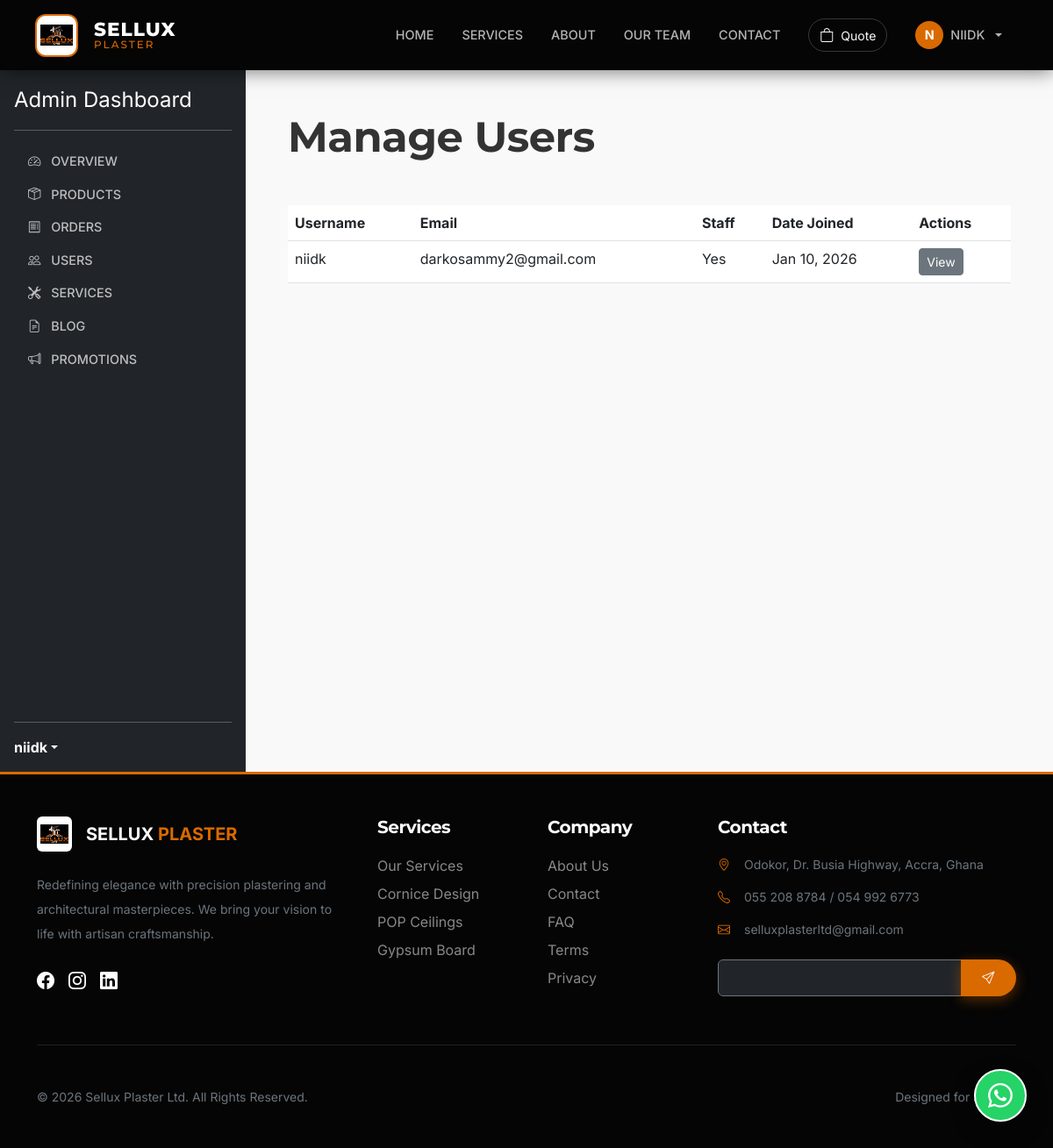
Screenshot of /dashboard/admin/users/ (signed in) with the database file from the repository.
### accounts/models.py (models this page shows, shortened)
class CustomUser(AbstractUser):
    phone = models.CharField(max_length=30, blank=True)
    profile_image = models.ImageField(upload_to='profiles/', blank=True, null=True)
    bio = models.TextField(blank=True)

### dashboard/views.py (the view)
# urls.py: path('admin/users/', UserListView.as_view(), name='user_list'),
class UserListView(UserPassesTestMixin, ListView):
    model = User
    template_name = 'dashboard/user_list.html'
    context_object_name = 'users'
    def test_func(self):
        return self.request.user.is_staff

### cart/cart.py (called while the page is built)
    def __len__(self):
        return sum(item['quantity'] for item in self.cart.values())

### core/context_processors.py (called while the page is built)
def brand_context(request):
    return {
        'brand': get_brand_info()
    }

def cart_context(request):
    return {'cart': Cart(request)}

def promotions_context(request):
    promotion = Promotion.objects.filter(is_active=True).first()
    return {'active_promotion': promotion}

### core/utils.py (called while the page is built)
def get_brand_info():
    return {
        'company_name': 'Sellux Plaster Ltd',
        'slogan': 'Home of Affordable Luxury',
        'address': 'Odokor, Dr. Busia Highway, Accra, Ghana',
        'phone_primary': '055 208 8784',
        'phone_secondary': '054 992 6773',
        'email': 'selluxplasterltd@gmail.com',
        'whatsapp': '233549926773',
    }

### templates/dashboard/user_list.html
{% extends 'dashboard/admin_dashboard.html' %}
{% block admin_content %}
<h1 class="display-5 fw-bold mb-5">Manage Users</h1>
<table class="table">
    <thead>
        <tr>
            <th>Username</th>
            <th>Email</th>
            <th>Staff</th>
            <th>Date Joined</th>
            <th>Actions</th>
        </tr>
    </thead>
    <tbody>
        {% for user_obj in users %}
            <tr>
                <td>{{ user_obj.username }}</td>
                <td>{{ user_obj.email }}</td>
                <td>{% if user_obj.is_staff %}Yes{% else %}No{% endif %}</td>
                <td>{{ user_obj.date_joined|date:"M d, Y" }}</td>
                <td>
                    <a href="{% url 'dashboard:user_detail' user_obj.pk %}" class="btn btn-sm btn-secondary">View</a>
                </td>
            </tr>
        {% endfor %}
    </tbody>
</table>
{% endblock admin_content %}

### templates/dashboard/admin_dashboard.html (shortened to what this page needs)
{% extends 'base.html' %}
{% load static %}
{% block content %}
<div class="d-flex">
    <div class="d-flex flex-column flex-shrink-0 p-3 text-white bg-dark" style="width: 280px; height: 100vh;">
        <a href="{% url 'dashboard:admin_home' %}" class="d-flex align-items-center mb-3 mb-md-0 me-md-auto text-white text-decoration-none">
            <span class="fs-4">Admin Dashboard</span>
        </a>
        <hr>
        <ul class="nav nav-pills flex-column mb-auto">
            <li class="nav-item">
                <a href="{% url 'dashboard:admin_intel' %}" class="nav-link text-white" aria-current="page">
                    <i class="bi bi-speedometer2 me-2"></i>
                    Overview
                </a>
            </li>
            <li>
                <a href="{% url 'dashboard:product_list' %}" class="nav-link text-white">
                    <i class="bi bi-box-seam me-2"></i>
                    Products
                </a>
            </li>
            <li>
                <a href="{% url 'dashboard:order_list' %}" class="nav-link text-white">
                    <i class="bi bi-receipt me-2"></i>
                    Orders
                </a>
            </li>
            <li>
                <a href="{% url 'dashboard:user_list' %}" class="nav-link text-white">
                    <i class="bi bi-people me-2"></i>
                    Users
                </a>
            </li>
            <li>
                <a href="{% url 'dashboard:service_list' %}" class="nav-link text-white">
                    <i class="bi bi-tools me-2"></i>
                    Services
                </a>
            </li>
            <li>
                <a href="{% url 'dashboard:blog_post_list' %}" class="nav-link text-white">
                    <i class="bi bi-file-earmark-text me-2"></i>
                    Blog
                </a>
            </li>
            <li>
                <a href="{% url 'dashboard:promotion_list' %}" class="nav-link text-white">
                    <i class="bi bi-megaphone me-2"></i>
                    Promotions
                </a>
            </li>
        </ul>
        <hr>
        <div class="dropdown">
            <a href="#" class="d-flex align-items-center text-white text-decoration-none dropdown-toggle" id="dropdownUser1" data-bs-toggle="dropdown" aria-expanded="false">
                <strong>{{ user.username }}</strong>
            </a>
        </div>
    </div>
    <div class="flex-grow-1 p-5">
        {% block admin_content %}{% endblock admin_content %}
    </div>
</div>
{% endblock content %}

### templates/base.html (shortened to what this page needs)
{% load static %}
<!DOCTYPE html>
<html lang="en">
<head>
    <link href="https://cdn.jsdelivr.net/npm/bootstrap@5.3.0/dist/css/bootstrap.min.css" rel="stylesheet">
    <link rel="stylesheet" href="https://cdn.jsdelivr.net/npm/bootstrap-icons@1.10.5/font/bootstrap-icons.css">
    <link rel="stylesheet" href="https://cdnjs.cloudflare.com/ajax/libs/animate.css/4.1.1/animate.min.css"/>
</head>
<body class="d-flex flex-column min-vh-100">
<nav class="navbar navbar-expand-lg sticky-top">
    <div class="container navbar-container">
        <a class="navbar-brand me-auto" href="/">
            <div class="logo-wrapper">
                <img src="{% static 'images/logo.png' %}" alt="Sellux Logo">
            </div>
            <div class="brand-text ms-2">
                <span>SELLUX</span>
                <span>PLASTER</span>
            </div>
        </a>
        <div class="collapse navbar-collapse" id="navbarNav">
            <ul class="navbar-nav ms-auto align-items-center">
                <li class="nav-item"><a class="nav-link" href="/">Home</a></li>
                <li class="nav-item"><a class="nav-link" href="{% url 'services:service_list' %}">Services</a></li>
                <li class="nav-item"><a class="nav-link" href="{% url 'about:about' %}">About</a></li>
                <li class="nav-item"><a class="nav-link" href="{% url 'team:team_list' %}">Our Team</a></li>
                <li class="nav-item"><a class="nav-link" href="{% url 'contact:contact_us' %}">Contact</a></li>
                <li class="nav-item d-none d-lg-block ms-3">
                    <a href="{% url 'cart:cart_detail' %}" class="btn btn-outline-light rounded-pill position-relative d-flex align-items-center gap-2" style="border-color: rgba(255,255,255,0.2);">
                        <i class="bi bi-bag"></i>
                        <span class="small">Quote</span>
                    </a>
                </li>
                {% if user.is_authenticated %}
                <li class="nav-item dropdown ms-lg-3">
                    <a class="nav-link dropdown-toggle d-flex align-items-center gap-2" href="#" role="button" data-bs-toggle="dropdown">
                        {% if user.profile_image %}
                        <img src="{{ user.profile_image.url }}" class="rounded-circle border border-secondary" style="width: 32px; height: 32px; object-fit: cover;">
                        {% else %}
                        <div class="rounded-circle bg-primary text-white d-flex align-items-center justify-content-center fw-bold" style="width: 32px; height: 32px;">
                            {{ user.username|slice:":1"|upper }}
                        </div>
                        {% endif %}
                        <span class="d-lg-none d-xl-inline">{{ user.username }}</span>
                    </a>
                </li>
                {% else %}
                <li class="nav-item ms-lg-3 d-flex gap-2 mt-3 mt-lg-0">
                    <a class="nav-link" href="{% url 'accounts:login' %}">Login</a>
                    <a class="btn btn-primary text-white" href="{% url 'accounts:register' %}">Get Started</a>
                </li>
                {% endif %}
            </ul>
        </div>
    </div>
</nav>
<a href="https://wa.me/233549926773?text=Hello%20Sellux%20Plaster,%20I'm%20interested%20in%20your%20services." class="whatsapp-float" target="_blank">
    <i class="bi bi-whatsapp"></i>
</a>
<main class="flex-shrink-0">
    {% block content %}{% endblock content %}
</main>
<footer class="footer py-5 mt-auto">
    <div class="container">
        <div class="row g-5">
            <div class="col-lg-4">
                <div class="d-flex align-items-center mb-4">
                    <div class="bg-white p-1 rounded" style="width: 40px; height: 40px;">
                        <img src="{% static 'images/logo.png' %}" alt="Logo" style="width: 100%; height: 100%; object-fit: contain;">
                    </div>
                    <span class="ms-3 text-white fw-bold fs-5">SELLUX <span class="text-primary">PLASTER</span></span>
                </div>
                <p class="text-secondary small lh-lg">Redefining elegance with precision plastering and architectural masterpieces. We bring your vision to life with artisan craftsmanship.</p>
                <div class="d-flex gap-3 mt-4">
                    <a href="#" class="text-white hover-primary"><i class="bi bi-facebook fs-5"></i></a>
                    <a href="#" class="text-white hover-primary"><i class="bi bi-instagram fs-5"></i></a>
                    <a href="#" class="text-white hover-primary"><i class="bi bi-linkedin fs-5"></i></a>
                </div>
            </div>
            <div class="col-lg-2 col-6">
                <h5 class="footer-heading">Services</h5>
                <ul class="list-unstyled d-flex flex-column gap-2">
                    <li><a href="{% url 'services:service_list' %}" class="footer-link">Our Services</a></li>
                    <li><a href="#" class="footer-link">Cornice Design</a></li>
                    <li><a href="#" class="footer-link">POP Ceilings</a></li>
                    <li><a href="#" class="footer-link">Gypsum Board</a></li>
                </ul>
            </div>
            <div class="col-lg-2 col-6">
                <h5 class="footer-heading">Company</h5>
                <ul class="list-unstyled d-flex flex-column gap-2">
                    <li><a href="{% url 'pages:about' %}" class="footer-link">About Us</a></li>
                    <li><a href="{% url 'contact:contact_us' %}" class="footer-link">Contact</a></li>
                    <li><a href="{% url 'faq:faq_list' %}" class="footer-link">FAQ</a></li>
                    <li><a href="{% url 'pages:terms' %}" class="footer-link">Terms</a></li>
                    <li><a href="{% url 'pages:privacy' %}" class="footer-link">Privacy</a></li>
                </ul>
            </div>
            <div class="col-lg-4">
                <h5 class="footer-heading">Contact</h5>
                <div class="text-secondary small">
                    <p class="d-flex mb-3"><i class="bi bi-geo-alt text-primary me-3"></i> Odokor, Dr. Busia Highway, Accra, Ghana</p>
                    <p class="d-flex mb-3"><i class="bi bi-telephone text-primary me-3"></i> 055 208 8784 / 054 992 6773</p>
                    <p class="d-flex mb-3"><i class="bi bi-envelope text-primary me-3"></i> selluxplasterltd@gmail.com</p>
                </div>
                <div class="mt-4">
                    <div class="input-group">
                        <input type="text" class="form-control bg-dark border-secondary text-white" placeholder="Email for newsletter">
                        <button class="btn btn-primary" type="button"><i class="bi bi-send"></i></button>
                    </div>
                </div>
            </div>
        </div>
        <hr class="my-5 border-secondary opacity-25">
        <div class="row align-items-center">
            <div class="col-md-6 text-center text-md-start">
                <p class="small text-secondary mb-0">© {% now "Y" %} Sellux Plaster Ltd. All Rights Reserved.</p>
            </div>
            <div class="col-md-6 text-center text-md-end">
                <p class="small text-secondary mb-0">Designed for Luxury.</p>
            </div>
        </div>
    </div>
</footer>
</body>
</html>

### templates/base.html (style rules this page uses)
:root { --primary-color: #d96a00; --primary-vibrant: #ff7b00; --black-onyx: #050505; --black-charcoal: #121212; --white-alabaster: #F9F9F9; --nav-height: 80px; --border-radius-pill: 50px; --border-radius-card: 12px; --shadow-glow: 0 0 20px rgba(217, 106, 0, 0.15); --shadow-float: 0 10px 30px rgba(0,0,0,0.2); --transition-fast: all 0.3s cubic-bezier(0.25, 0.8, 0.25, 1); }
body { font-family: 'Inter', sans-serif; background-color: var(--white-alabaster); color: #333; overflow-x: hidden; -webkit-font-smoothing: antialiased; }
h1, h2, h3, h4, h5, .navbar-brand { font-family: 'Montserrat', sans-serif; font-weight: 700; letter-spacing: -0.5px; }
.navbar { background-color: var(--black-onyx) !important; padding: 0; height: var(--nav-height); box-shadow: 0 2px 20px rgba(0,0,0,0.5); z-index: 1030; }
.navbar-container { height: 100%; display: flex; align-items: center; }
.navbar-brand { display: flex; align-items: center; gap: 12px; color: #fff !important; font-size: 1.35rem; }
.logo-wrapper { width: 45px; height: 45px; background: #fff; border-radius: 10px; display: flex; align-items: center; justify-content: center; padding: 4px; box-shadow: 0 0 0 2px var(--primary-color); }
.logo-wrapper img { width: 100%; height: 100%; object-fit: contain; display: block; }
.brand-text { line-height: 1; display: flex; flex-direction: column; }
.brand-text span:first-child { font-weight: 800; letter-spacing: 1px; }
.brand-text span:last-child { font-size: 0.75rem; color: var(--primary-color); letter-spacing: 2px; font-weight: 500; }
.nav-link { color: rgba(255,255,255,0.7) !important; font-size: 0.9rem; font-weight: 500; text-transform: uppercase; padding: 8px 16px !important; transition: var(--transition-fast); border-radius: 4px; }
.btn-primary { background-color: var(--primary-color); border: none; border-radius: var(--border-radius-pill); padding: 10px 24px; font-weight: 600; font-size: 0.9rem; letter-spacing: 0.5px; box-shadow: 0 4px 15px rgba(217, 106, 0, 0.4); transition: var(--transition-fast); }
.whatsapp-float, .cart-float { position: fixed; width: 60px; height: 60px; border-radius: 50%; display: flex; align-items: center; justify-content: center; font-size: 28px; box-shadow: var(--shadow-float); z-index: 1000; transition: var(--transition-fast); cursor: pointer; text-decoration: none; }
.whatsapp-float { bottom: 30px; right: 30px; background: #25D366; color: white; border: 2px solid #fff; }
footer { background-color: var(--black-onyx); color: #888; border-top: 3px solid var(--primary-color); }
.footer-heading { color: #fff; font-family: 'Montserrat', sans-serif; font-weight: 700; margin-bottom: 20px; }
.footer-link { color: #888; text-decoration: none; transition: 0.3s; }
.text-primary { color: var(--primary-color) !important; }
.bg-primary { background-color: var(--primary-color) !important; }

### rows the page displays
CustomUser: username "N", username "NIIDK", username "niidk", email "darkosammy2@gmail.com", is_staff "Yes", date_joined "Jan 10, 2026"
